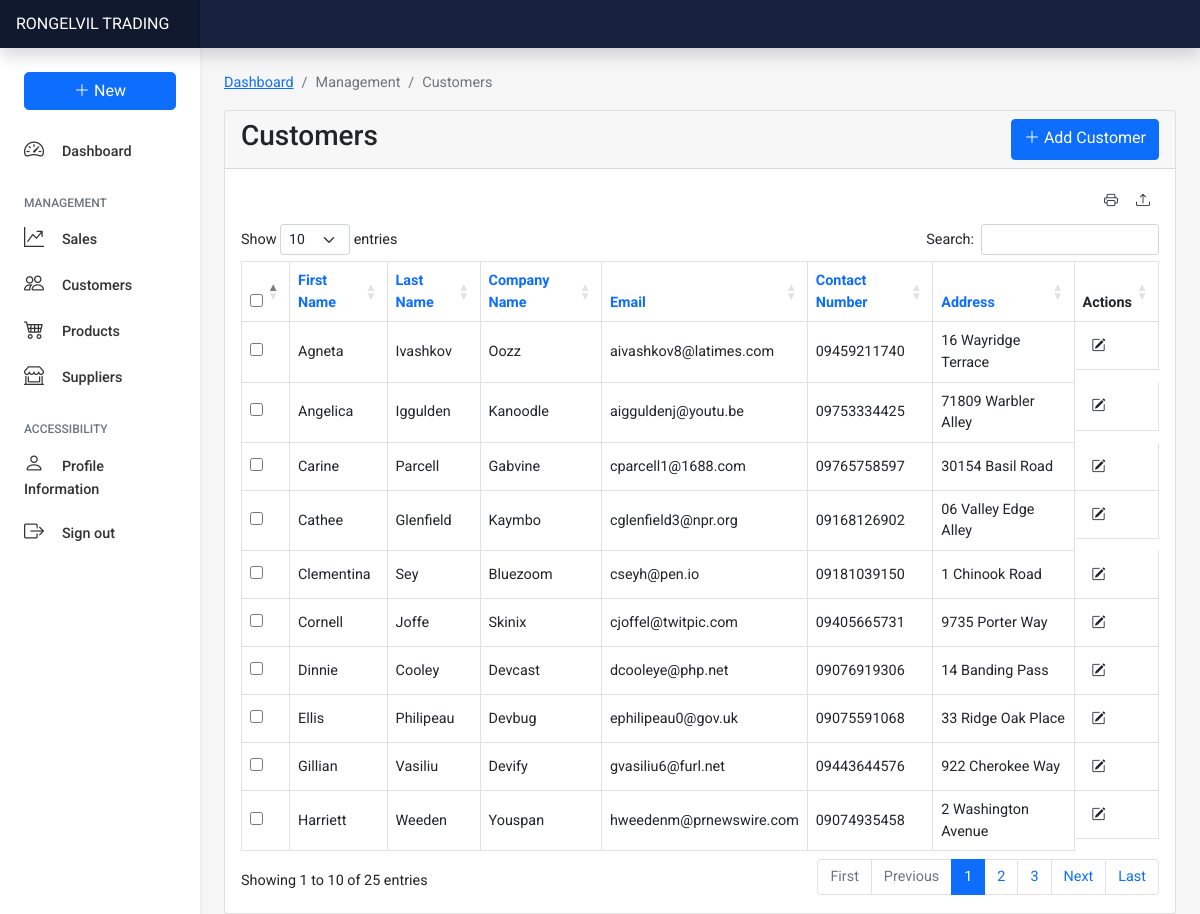
Screenshot of /manage/customers/customer.php (signed in) with the database file from the repository.
### tables this page shows
CREATE TABLE `customer` (
  `customer_id` int(11) NOT NULL AUTO_INCREMENT,
  `first_name` varchar(100) NOT NULL,
  `last_name` varchar(100) NOT NULL,
  `company_name` varchar(100) NOT NULL,
  `email` varchar(100) NOT NULL,
  `contact` varchar(100) NOT NULL,
  `address` varchar(200) NOT NULL,
  `date_created` datetime NOT NULL DEFAULT CURRENT_TIMESTAMP,
  `date_updated` datetime NOT NULL DEFAULT CURRENT_TIMESTAMP ON UPDATE CURRENT_TIMESTAMP,
  PRIMARY KEY (`customer_id`)
);

### manage/customers/retreive.php (called while the page is built, shortened)
<?php
    require '../../connection/database.php';
    $sort = "ASC";
    $column = "first_name";
    $queryUsers = "SELECT * FROM customer ORDER BY $column $sort";
    $customerList = mysqli_query($connection, $queryUsers);
?>

### manage/customers/customer.php (the view, shortened to what this page needs)
<?php
require('./retreive.php');
?>
<!DOCTYPE html>
<html lang="en">
<head>
    <link href="https://cdn.jsdelivr.net/npm/bootstrap@5.1.3/dist/css/bootstrap.min.css" rel="stylesheet">
    <link rel="stylesheet" href="https://cdn.jsdelivr.net/npm/bootstrap-icons@1.7.2/font/bootstrap-icons.css">
    <link rel="stylesheet" href="../../style.css">
    <link rel="stylesheet" href="https://cdn.datatables.net/1.11.3/css/dataTables.bootstrap5.min.css">
</head>
<body>
    <header class="navbar navbar-dark sticky-top flex-md-nowrap p-0 shadow" style="background-color: #16213E;">
        <a class="navbar-brand col-md-3 col-lg-2 me-0 px-3" href="../../index.php">RONGELVIL TRADING</a>
    </header>
    <div class="container-fluid">
        <div class="row">
            <nav id="sidebarMenu" class="col-md-3 col-lg-2 d-md-block bg-white shadow-sm sidebar collapse">
                <div class="position-sticky pt-3 mx-2">
                    <ul class="nav flex-column">
                        <li class="nav-item">
                            <div class="btn-group nav-link" role="group">
                                <button id="btnGroupDrop1" type="button" class="btn btn-primary w-100 rounded-3" data-bs-toggle="dropdown" aria-expanded="false">
                                    <i class="bi bi-plus-lg"></i> New
                                </button>
                            </div>
                        </li>
                        <li class="nav-item">
                            <a class="nav-link active mt-2" aria-current="page" href="../../index.php">
                                <i class="bi bi-speedometer2 fs-5"></i>&nbsp;&nbsp;&nbsp;&nbsp; Dashboard
                            </a>
                        </li>
                    </ul>
                    <h6 class="sidebar-heading d-flex justify-content-between align-items-center px-3 mt-4 mb-1 text-muted">
                        <span>Management</span>
                    </h6>
                    <ul class="nav flex-column">
                        <li class="nav-item">
                            <a class="nav-link" href="../sales/sales.php">
                                <i class="bi bi-graph-up-arrow fs-5"></i>&nbsp;&nbsp;&nbsp;&nbsp; Sales
                            </a>
                        </li>
                        <li class="nav-item">
                            <a class="nav-link" href="./customer.php">
                                <i class="bi bi-people fs-5"></i>&nbsp;&nbsp;&nbsp;&nbsp; Customers
                            </a>
                        </li>
                        <li class="nav-item">
                            <a class="nav-link" href="../products/product.php">
                                <i class="bi bi-cart4 fs-5"></i>&nbsp;&nbsp;&nbsp;&nbsp; Products
                            </a>
                        </li>
                        <li class="nav-item">
                            <a class="nav-link" href="../suppliers/supplier.php">
                                <i class="bi bi-shop-window fs-5"></i>&nbsp;&nbsp;&nbsp;&nbsp; Suppliers
                            </a>
                        </li>
                    </ul>
                    <h6 class="sidebar-heading d-flex justify-content-between align-items-center px-3 mt-4 mb-1 text-muted">
                        <span>Accessibility</span>
                    </h6>
                    <ul class="nav flex-column mb-2">
                        <li class="nav-item">
                            <a class="nav-link" href="../../access/profile.php">
                                <i class="bi bi-person fs-5"></i>&nbsp;&nbsp;&nbsp;&nbsp; Profile Information
                            </a>
                        </li>
                        <li class="nav-item">
                            <a class="nav-link" href="../../auth/logout.php">
                                <i class="bi bi-box-arrow-right fs-5"></i>&nbsp;&nbsp;&nbsp;&nbsp; Sign out
                            </a>
                        </li>
                    </ul>
                </div>
            </nav>
            <main class="col-md-9 ms-sm-auto col-lg-10 px-md-4">
                <div class="row">
                    <div class="mt-4">
                        <div class="row">
                            <div class="col-lg-12">
                                <nav aria-label="breadcrumb">
                                    <ol class="breadcrumb">
                                        <li class="breadcrumb-item"><a href="../../index.php">Dashboard</a></li>
                                        <li class="breadcrumb-item active" aria-current="page">Management</li>
                                        <li class="breadcrumb-item active" aria-current="page">Customers</li>
                                    </ol>
                                </nav>
                            </div>
                        </div>
                        <div class="card">
                            <div class="card-header">
                                <div class="d-flex">
                                    <h3>Customers</h3>
                                    <a href="./customercreate.php" class="btn btn-primary ms-auto"><i class="bi bi-plus-lg"></i> Add Customer</a>
                                </div>
                            </div>
                            <div class="card-body">
                                <div class="d-flex">
                                    <button onclick="window.print()" class="btn btn-transparent btn-sm ms-auto" data-bs-toggle="tooltip" data-bs-placement="top" title="Print" width="100"><i class="bi bi-printer"></i></button>
                                    <form action="./excel.php" method="post">
                                        <button type="submit" name="export_excel" class="btn btn-sm btn-transparent" data-bs-toggle="tooltip" data-bs-placement="top" title="Export to Excel"><i class="bi bi-upload"></i></button>
                                    </form>
                                </div>
                                <div class="table-responsive mt-2">
                                    <table id="cxtab" class="table table-bordered align-middle table-hover">
                                        <thead>
                                            <th width="2%" class="text-center"><input type="checkbox" onclick="toggle(this)"></th>
                                            <th><a style="text-decoration: none;" href="?column=first_name&sort=<?php echo $sort ?>">First Name</a></th>
                                            <th><a style="text-decoration: none;" href="?column=last_name&sort=<?php echo $sort ?>">Last Name</a></th>
                                            <th><a style="text-decoration: none;" href="?column=company_name&sort=<?php echo $sort ?>">Company Name</a></th>
                                            <th><a style="text-decoration: none;" href="?column=email&sort=<?php echo $sort ?>">Email</a></th>
                                            <th><a style="text-decoration: none;" href="?column=contact&sort=<?php echo $sort ?>">Contact Number</a></th>
                                            <th><a style="text-decoration: none;" href="?column=address&sort=<?php echo $sort ?>">Address</a></th>
                                            <th width="5%">Actions</th>
                                        </thead>
                                        <?php while ($row = mysqli_fetch_array($customerList)) {  ?>
                                            <tr>
                                                <td><input type="checkbox" name="cust" value="<?php echo $row['customer_id'] ?>"></td>
                                                <td><?php echo $row['first_name'] ?></td>
                                                <td><?php echo $row['last_name'] ?></td>
                                                <td><?php echo $row['company_name'] ?></td>
                                                <td><?php echo $row['email'] ?></td>
                                                <td><?php echo $row['contact'] ?></td>
                                                <td><?php echo $row['address'] ?></td>
                                                <td class="d-flex flex-row">
                                                    <form action="./customerupdate.php" method="post">
                                                        <button class="btn btn-sm btn-transparent" type="submit" value="edit" name="edit" data-bs-toggle="tooltip" data-bs-placement="top" title="Edit"><i class="bi bi-pencil-square"></i></button>
                                                    </form> &nbsp;
                                                </td>
                                            </tr>
                                        <?php  } ?>
                                    </table>
                                </div>
                            </div>
                        </div>
                    </div>
                </div>
            </main>
        </div>
    </div>
</body>
</html>

### style.css (style rules this page uses)
* { font-family: "Roboto"; }
body { font-size: .9rem; background-color: #F6F6F6; }
.sidebar { position: fixed; top: 0; bottom: 0; left: 0; z-index: 100; padding: 48px 0 0; box-shadow: inset -1px 0 0 rgba(0, 0, 0, .1); }
.sidebar .nav-link { font-weight: 500; color: #333; }
.sidebar-heading { font-size: .75rem; text-transform: uppercase; }
.navbar-brand { padding-top: .75rem; padding-bottom: .75rem; font-size: 1rem; background-color: rgba(0, 0, 0, .25); box-shadow: inset -1px 0 0 rgba(0, 0, 0, .25); }

### manage/customers/customer.php (style rules this page uses)
* { font-family: "Roboto"; }

### rows the page displays
customer: first_name "Agneta", last_name "Ivashkov", company_name "Oozz", email "aivashkov8@latimes.com", contact "09459211740", address "16 Wayridge Terrace"
customer: first_name "Angelica", last_name "Iggulden", company_name "Kanoodle", email "aigguldenj@youtu.be", contact "09753334425", address "71809 Warbler Alley"
customer: first_name "Carine", last_name "Parcell", company_name "Gabvine", email "cparcell1@1688.com", contact "09765758597", address "30154 Basil Road"
customer: first_name "Cathee", last_name "Glenfield", company_name "Kaymbo", email "cglenfield3@npr.org", contact "09168126902", address "06 Valley Edge Alley"
customer: first_name "Clementina", last_name "Sey", company_name "Bluezoom", email "cseyh@pen.io", contact "09181039150", address "1 Chinook Road"
customer: first_name "Cornell", last_name "Joffe", company_name "Skinix", email "cjoffel@twitpic.com", contact "09405665731", address "9735 Porter Way"
customer: first_name "Dinnie", last_name "Cooley", company_name "Devcast", email "dcooleye@php.net", contact "09076919306", address "14 Banding Pass"
customer: first_name "Ellis", last_name "Philipeau", company_name "Devbug", email "ephilipeau0@gov.uk", contact "09075591068", address "33 Ridge Oak Place"
customer: first_name "Gillian", last_name "Vasiliu", company_name "Devify", email "gvasiliu6@furl.net", contact "09443644576", address "922 Cherokee Way"
customer: first_name "Harriett", last_name "Weeden", company_name "Youspan", email "hweedenm@prnewswire.com", contact "09074935458", address "2 Washington Avenue"
